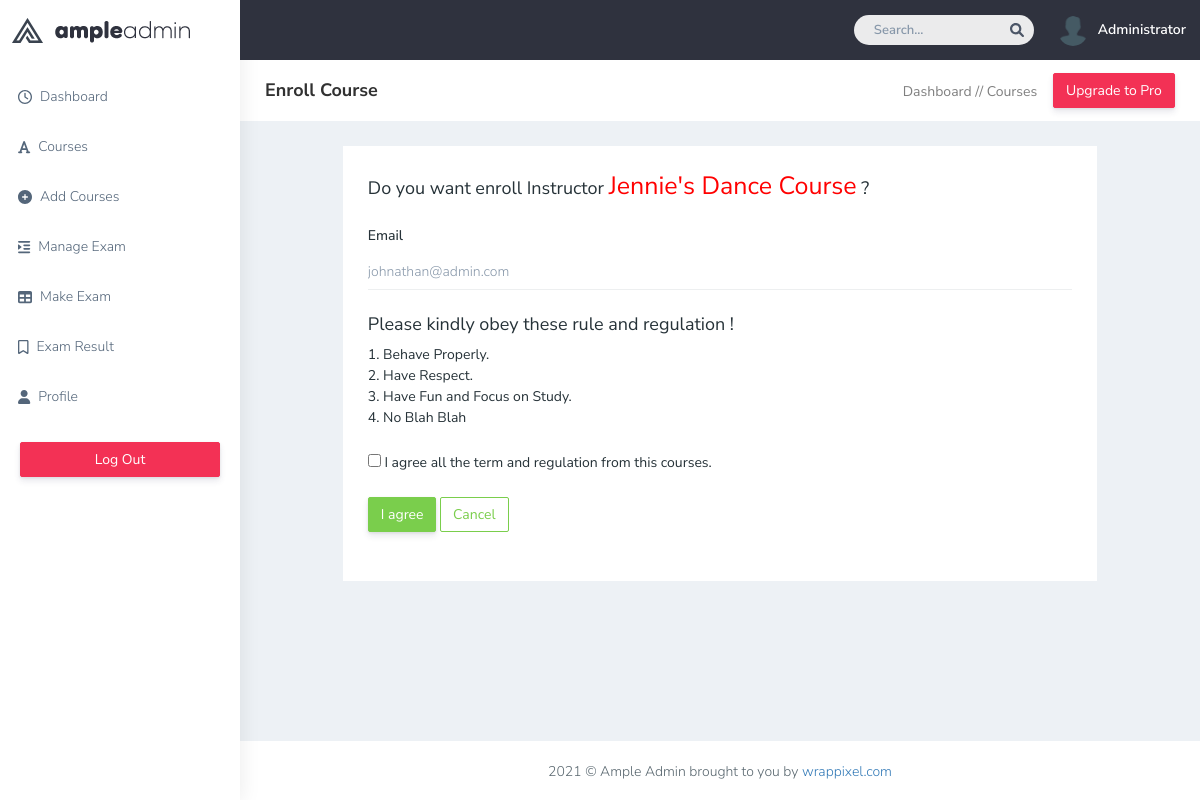
The page /enroll-course.php?slug=dance-61cbed8922cf3 (signed in) on the database its author committed.
### tables this page shows
CREATE TABLE `users` (
  `id` int(11) NOT NULL,
  `slug` varchar(225) NOT NULL,
  `username` varchar(200) NOT NULL,
  `email` varchar(200) NOT NULL,
  `password` varchar(200) NOT NULL,
  `role` varchar(200) DEFAULT NULL,
  `address` varchar(250) DEFAULT NULL,
  `phone_no` varchar(200) DEFAULT NULL,
  `image` varchar(250) DEFAULT NULL
);

CREATE TABLE `courses` (
  `id` int(11) NOT NULL,
  `name` varchar(200) NOT NULL,
  `slug` varchar(255) NOT NULL,
  `platform` varchar(250) DEFAULT NULL,
  `description` text DEFAULT NULL,
  `outline` text DEFAULT NULL,
  `create_date` date DEFAULT NULL,
  `lunch_date` date DEFAULT NULL
);

CREATE TABLE `courses_users` (
  `id` int(11) NOT NULL,
  `course_id` int(11) NOT NULL,
  `user_id` int(11) NOT NULL
);

### core/classes/DB.php (called while the page is built, shortened)
<?php
class DB
{
    private static $dbh = null;
    private static $res,$data,$count,$sql;
    public function __construct()
    {
        self::$dbh = new PDO("mysql:host=localhost;dbname=ample-onlinequiz","root","");
        self::$dbh->setAttribute(PDO::ATTR_ERRMODE,PDO::ERRMODE_EXCEPTION);
    }
    public function query($params = [])
    {
        self::$res = self::$dbh->prepare(self::$sql);
        self::$res->execute($params);
        return $this;
    }
    public function getAll()
    {
        $this->query();
        self::$data = self::$res->fetchAll(PDO::FETCH_OBJ);
        return self::$data;
    }
    public function getOne()
    {
        $this->query();
        self::$data = self::$res->fetch(PDO::FETCH_OBJ);
        return self::$data;
    }
    public static function table($table_name)
    {
        $sql = "select * from $table_name";
        self::$sql = $sql;
        $db = new DB();
        return $db;
    }
    public function where($col,$operator,$value = 1)
    {
        if(func_num_args() == 2)
        {
            self::$sql .= " where $col = '$operator'";
        }
        else
        {
            self::$sql .= " where $col $operator '$value'";
        }
        $this->query();
        return $this;
    }
}
?>

### core/classes/User.php (called while the page is built, shortened)
<?php
class User{
     public static function auth()
     {
         if(isset($_SESSION['user_id'])){
             $user_id = $_SESSION['user_id'];
             return DB::table('users')->where('id',$user_id)->getOne();
         }else{
             return false;
         }
     }
}

### enroll-course.php (the view, shortened to what this page needs)
<?php require_once "inc/header.php";
if(isset($_GET['slug']))
{
    $slug = $_GET['slug'];
    $course = DB::table('courses')->where('slug',$slug)->getOne();
    if(!($course))
    {
        Helper::redirect('404.php');
    }
    else
    {
        $ins_id = DB::table('courses_users')->where('course_id',$course->id)->getOne()->user_id;
        $ins_name = DB::table('users')->where('id',$ins_id)->getOne()->username;
    }
}
else{
    Helper::redirect('404.php');
}
?>
        <div class="page-wrapper">
            <div class="page-breadcrumb bg-white">
                <div class="row align-items-center">
                    <div class="col-lg-3 col-md-4 col-sm-4 col-xs-12">
                        <h4 class="page-title">Enroll Course</h4>
                    </div>
                    <div class="col-lg-9 col-sm-8 col-md-8 col-xs-12">
                        <div class="d-md-flex">
                            <ol class="breadcrumb ms-auto">
                                <li><a href="index.php" class="fw-normal">Dashboard /</a></li>
                                <li><a href="courses.php" class="fw-normal"> / Courses</a></li>
                            </ol>
                            <a href="index.php" target="_blank"
                                class="btn btn-danger  d-none d-md-block pull-right ms-3 hidden-xs hidden-sm waves-effect waves-light text-white">Upgrade
                                to Pro</a>
                        </div>
                    </div>
                </div>
            </div>
            <div class="container-fluid">
                <div class="row ">
                    <div class="col-lg-10 col-xlg-10 col-md-10 mx-auto">
                        <div class="card">
                            <div class="card-body">
                                <form class="form-horizontal form-material" action="" method="POST">
                                 <div class="form-group mb-4">
                                        <h4 for="email" class="col-md-12 p-0">Do you want enroll Instructor <span style="color: red; font-size:25px; "><?= $ins_name ?>'s <?= $course->name ?> Course</span> ?</h4>
                                    </div>
                                    <div class="form-group mb-4">
                                        <label for="email" class="col-md-12 p-0">Email</label>
                                        <div class="col-md-12 border-bottom p-0">
                                            <input type="email" placeholder="johnathan@admin.com"
                                                class="form-control p-0 border-0" name="email"
                                                id="email" required>
                                        </div>
                                    </div>
                                    <div class="form-group mb-4">
                                    <h4 class="col-md-12 p-0">Please kindly obey these rule and regulation !</h4>
                                    <p class="col-md-12 p-0">
                                        1. Behave Properly.<br>
                                        2. Have Respect. <br>
                                        3. Have Fun and Focus on Study. <br>
                                        4. No Blah Blah <br>
                                    </p>
                                    </div>
                                    <div class="form-group mb-4">
                                        <input type="checkbox" name="isCheck" required> I agree all the term and regulation from this courses.
                                    </div>
                                    <div class="form-group mb-4">
                                        <div class="col-sm-12">
                                            <input type="submit" class="btn btn-success" value="I agree">
                                            <input type="reset" name="" id="" value="Cancel" class="btn btn-outline-success">
                                        </div>
                                    </div>
                                </form>
                            </div>
                        </div>
                    </div>
                </div>
            </div>
            <footer class="footer text-center"> 2021 © Ample Admin brought to you by <a
                    href="https://www.wrappixel.com/">wrappixel.com</a>
            </footer>
        </div>
<?php require_once "inc/footer.php" ?>

### inc/header.php (shortened to what this page needs)
<?php
if((User::auth()))
{
    $user = User::auth();
    $courseTeacher = DB::table('courses_users')->where('user_id',$user->id)->getAll();
    $isTeacher = $user->role == "Teacher" ? true : false;
}
?>
<!DOCTYPE html>
<html dir="ltr" lang="en">
<head>
    <link href="template/css/style.min.css" rel="stylesheet">
    <link rel="stylesheet" href="https://cdnjs.cloudflare.com/ajax/libs/font-awesome/6.0.0-beta2/css/all.min.css" />
</head>
<body>
    <div id="main-wrapper" data-layout="vertical" data-navbarbg="skin5" data-sidebartype="full"
        data-sidebar-position="absolute" data-header-position="absolute" data-boxed-layout="full">
        <header class="topbar" data-navbarbg="skin5">
            <nav class="navbar top-navbar navbar-expand-md navbar-dark">
                <div class="navbar-header" data-logobg="skin6">
                    <a class="navbar-brand" href="dashboard.html">
                        <b class="logo-icon">
                            <img src="template/plugins/images/logo-icon.png" alt="homepage" />
                        </b>
                        <span class="logo-text">
                            <img src="template/plugins/images/logo-text.png" alt="homepage" />
                        </span>
                    </a>
                </div>
                <div class="navbar-collapse collapse" id="navbarSupportedContent" data-navbarbg="skin5">
                    <ul class="navbar-nav ms-auto d-flex align-items-center">
                        <li class=" in">
                            <form role="search" class="app-search d-none d-md-block me-3">
                                <input type="text" placeholder="Search..." class="form-control mt-0">
                                <a href="" class="active">
                                    <i class="fa fa-search"></i>
                                </a>
                            </form>
                        </li>
                        <?php if(User::auth()):
                                 $user = User::auth();
                        ?>
                        <li>
                            <a class="profile-pic" href="profile.php">
                                <img src="<?= $user->image ?>" alt="user-img" width="30" style="border-radius: 50%;"
                                    class="img-circle"><span class="text-white font-medium"><?= $user->username ?></span></a>
                        </li>
                        <?php endif; ?>
                    </ul>
                </div>
            </nav>
        </header>
        <aside class="left-sidebar" data-sidebarbg="skin6">
            <div class="scroll-sidebar">
                <nav class="sidebar-nav">
                    <ul id="sidebarnav">
                        <li class="sidebar-item pt-2">
                            <a class="sidebar-link waves-effect waves-dark sidebar-link" href="index.php"
                                aria-expanded="false">
                                <i class="far fa-clock" aria-hidden="true"></i>
                                <span class="hide-menu mx-2">Dashboard</span>
                            </a>
                        </li>
                        <?php if(isset($user)): ?>
                        <li class="sidebar-item">
                            <a class="sidebar-link waves-effect waves-dark sidebar-link" href="courses.php"
                                aria-expanded="false">
                                <i class="fa fa-font" aria-hidden="true"></i>
                                <span class="hide-menu mx-2">Courses</span>
                            </a>
                        </li>
                       <?php if($isTeacher): ?>
                        <li class="sidebar-item">
                            <a class="sidebar-link waves-effect waves-dark sidebar-link" href="add-course.php"
                                aria-expanded="false">
                                <i class="fa fa-plus-circle" aria-hidden="true"></i>
                                <span class="hide-menu mx-2">Add Courses</span>
                            </a>
                        </li>
                        <?php endif; ?>
                        <li class="sidebar-item">
                            <a class="sidebar-link waves-effect waves-dark sidebar-link" href="exams.php"
                                aria-expanded="false">
                                <i class="fas fa-indent" aria-hidden="true"></i>
                                <span class="hide-menu mx-2">Manage Exam</span>
                            </a>
                        </li>
                        <?php if($courseTeacher): ?>
                        <li class="sidebar-item">
                            <a class="sidebar-link waves-effect waves-dark sidebar-link" href="add-exam.php"
                                aria-expanded="false">
                                <i class="fa fa-table" aria-hidden="true"></i>
                                <span class="hide-menu mx-2">Make Exam</span>
                            </a>
                        </li>
                        <?php endif; ?>
                        <li class="sidebar-item">
                            <a class="sidebar-link waves-effect waves-dark sidebar-link" href="exam-result.php"
                                aria-expanded="false">
                                <i class="far fa-bookmark" aria-hidden="true"></i>
                                <span class="hide-menu mx-2">Exam Result</span>
                            </a>
                        </li>
                        <li class="sidebar-item">
                            <a class="sidebar-link waves-effect waves-dark sidebar-link" href="profile.php"
                                aria-expanded="false">
                                <i class="fa fa-user" aria-hidden="true"></i>
                                <span class="hide-menu mx-2">Profile</span>
                            </a>
                        </li>
                        <li class="text-center p-20 upgrade-btn">
                            <a href="logout.php"
                                class="btn d-grid btn-danger text-white">
                                Log Out</a>
                        </li>
                        <?php endif; ?>
                    </ul>
                </nav>
            </div>
        </aside>

### rows shown on the page
users: image (placeholder picture), username "Administrator"
courses: id.username "Jennie", name "Dance"
